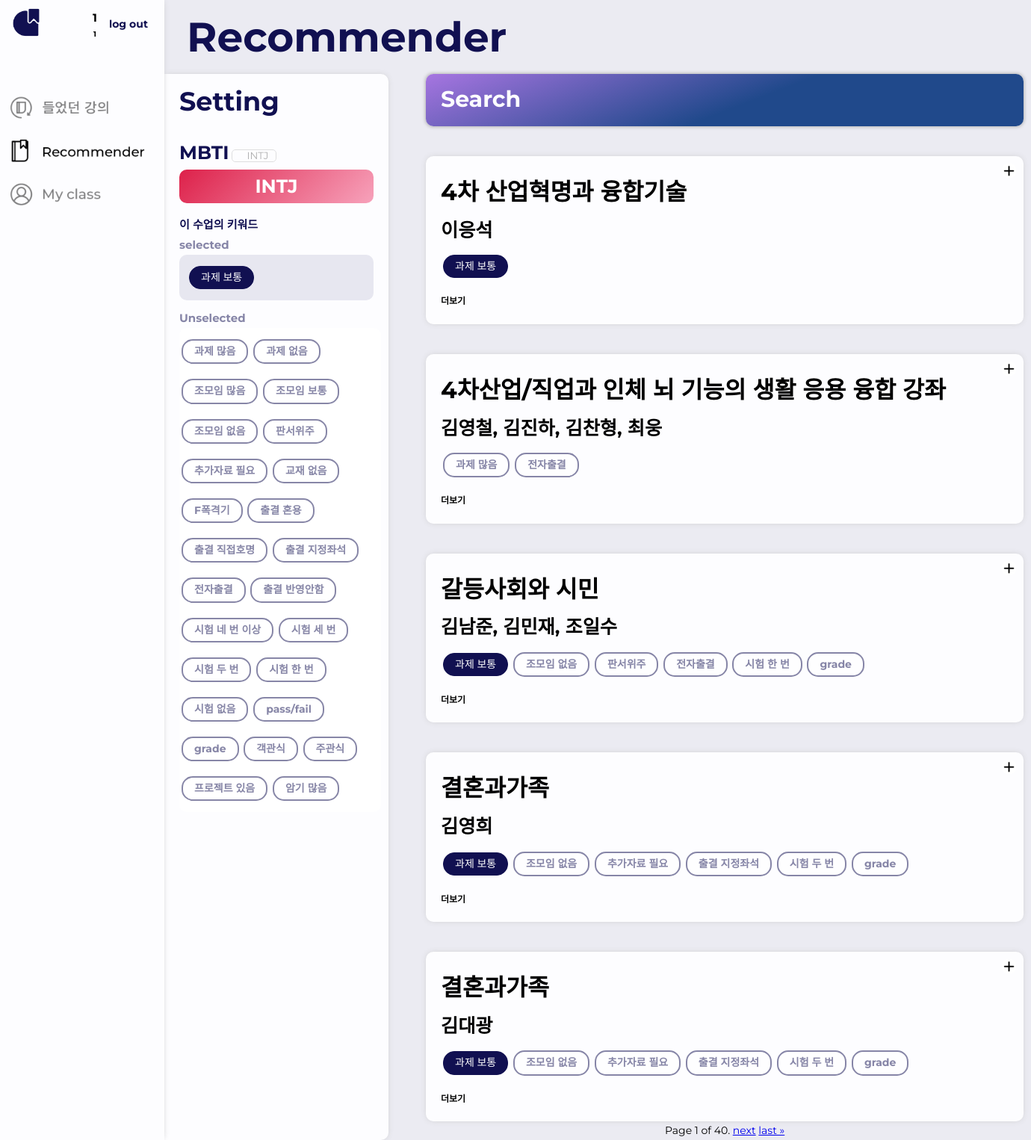
/class_rec_ver2 (signed in), run on the app's committed database.
### main/models.py (models this page shows, shortened)
class User(AbstractBaseUser):
    userid = models.TextField(max_length=20) # 계정
    username = models.TextField(max_length=20)
    user_number = models.TextField(max_length=10)
    mbti = models.TextField(max_length=4)
    objects = UserManager()
    USERNAME_FIELD = 'userid'
    REQUIRED_FIELDS = ['user_number']

class UserKeyword(models.Model):
    user_id = models.IntegerField()
    keyword_id = models.IntegerField()
    keyword = models.TextField(max_length=10)
    flag = models.IntegerField()

class Subject(models.Model):
    subj_id = models.IntegerField(unique=True)
    subj_name = models.TextField(max_length=20)
    category1 = models.TextField(max_length=10)
    category2 = models.TextField(max_length=10)
    prof_name = models.TextField(max_length=10)
    grading = models.TextField(max_length=100)
    time = models.TextField(max_length=20)
    room = models.TextField(max_length=10)

class SubjectKeyword(models.Model):
    keyword_id = models.IntegerField()
    keyword = models.TextField(max_length=10)

### main/views.py (the view, shortened to what this page needs)
# urls.py: path('class_rec_ver2', views.class_rec_ver2, name='class_rec_ver2'),
def class_rec_ver2(request):
    user = User.objects.get(userid=request.session['userid'])
    subjects_id = []
    subjects = Subject.objects.all().order_by('subj_name')
    try:  # 찜목록 안뜨게
        wishlist = get_list_or_404(WishList, user_id=user.id)
        for wish in wishlist:
            subjects = subjects.exclude(subj_id=wish.subj_id)
    except:
        pass
    user_keyword_list = []
    try:
        keywords = SubjectKeyword.objects.all()
        try:
            user_keyword_list = get_list_or_404(UserKeyword, user_id=user.id)
        except:
            pass
    except:
        pass
    keyword_name_list = []
    user_keyword = UserKeyword.objects.filter(user_id=user.id).filter(flag=1)
    for k in user_keyword:
        keyword_name_list.append(k.keyword)
    subj_keyword_list = []
    for subj in subjects:
        keywords = SubjectKeywords.objects.filter(subj_id=subj.subj_id).filter(value=1)
        li = []
        for k in keywords:
            li.append(SubjectKeyword.objects.get(keyword_id=k.keyword_id).keyword)
        subj_keyword_list.append(li)
    subj_and_keyword = list(zip(subjects, subj_keyword_list))
    if request.method == 'GET':
        print(request.GET.get('menu1', ''))
        if request.GET.get('menu1', '') == '':
            choice = 0
        else:
            choice = int(request.GET.get('menu1', ''))
        if request.GET.get('menu0', '') == '':
            menu4 = 0
        else:
            menu4 = int(request.GET.get('menu0', ''))
        menu1_list = ['전체', '일반교양', '확대교양', '심화교양']
        menu2_1 = ['전체', '인간과문화', '사회와역사', '자연과과학']
        menu2_2 = ['전체', '미래융복합', '국제화', '진로와취업', '예술과체육']
        menu2_3 = ['전체', '문학과문화', '역사와철학', '자연과생명', '기술과문명', '예술과체육']
        menu1 = menu1_list[choice]
        if request.GET.get('menu2', '') == '':
            m2 = 0
        else:
            m2 = int(request.GET.get('menu2', ''))
        if choice == 0:
            menu2 = '전체'
        elif choice == 1:
            menu2 = menu2_1[m2]
        elif choice == 2:
            menu2 = menu2_2[m2]
        elif choice == 3:
            menu2 = menu2_3[m2]
        for subject in subjects:
            subjects_id.append(subject.subj_id)
        recommend_subjects = []
        try:
            if menu4 != 0:
                print('만족도 기반')
                user_keywords = list(UserKeyword.objects.filter(user_id=user.id).values_list('keyword_id', 'flag'))
                user_keywords = [list(x) for x in user_keywords]
                ratings = list(UserSubject.objects.values_list('user_id', 'subj_id', 'rating'))
                ratings = [list(x) for x in ratings]
                goods_single = list(UserSubject.objects.filter(user_id=user.id).values_list('subj_id', 'good'))
                goods_single = [list(x) for x in goods_single]
                goods = list(UserSubject.objects.values_list('user_id', 'subj_id', 'good'))
                goods = [list(x) for x in goods]
                wish = list(WishList.objects.values_list('user_id', 'subj_id'))
                wish = [list(x) for x in wish]
                mbti = list(User.objects.values_list('id', 'mbti'))
                mbti = [list(x) for x in mbti]
                lecture = list(SubjectKeywords.objects.values_list('subj_id', 'keyword_id', 'value'))
                lecture = [list((x[0], x[1], 1)) if x[2] > 1 else list(x) for x in
                           lecture]  # if subjects_id.count(x[0]) > 0
                print(ratings)
                print(goods)
                '''predict(15, 200, 0)

                recommend_ = []'''
                alpha = [0.8, 0, 0, 0.2]
                if menu4 == 2:
                    print("유사 강의순")
                    alpha = [0.2, 0, 0, 0.8]
                ts, lecture_list = total_sim(goods, wish, ratings, lecture, alpha)
                if menu4 == 3:
                    user_keywords_wide = pd.DataFrame(user_keywords, columns=["keyword", "key"])
                    lecture_temp = pd.DataFrame(lecture, columns=["id", "keyword", "value"])
                    print(pre_lec(lecture_temp))
                    recommend_ = keyword_sort(user_keywords_wide, pre_lec(lecture_temp))
                    print(recommend_)
                else:
                    print(alpha)
                    user = user_input(goods_single, lecture_list)
                    recommend_ = recommend(ts, user)
                subj = Subject.objects.all()
                if menu1 != '전체':
                    subj = Subject.objects.filter(category1__contains=menu1).order_by('subj_name')
                    if menu2 != '전체':
                        subj = Subject.objects.filter(category2__contains=menu2).order_by('subj_name')
                try:
                    usersubjectlist = UserSubject.objects.filter(
                        user_id=User.objects.get(userid=request.session['userid']).id)
                    for usersubject in usersubjectlist:
                        subj = subj.exclude(subj_id=usersubject.subj_id)
                except:
                    pass
                subj_id_list = []
                subj_keyword_list = []
                for x in subj:
                    subj_id_list.append(x.subj_id)
                for i in recommend_:
                    if i in subj_id_list:
                        subj = Subject.objects.get(subj_id=i)
                        subj_keyword = SubjectKeywords.objects.filter(subj_id=i).filter(value=1)
                        li = []
                        for k in subj_keyword:
                            li.append(SubjectKeyword.objects.get(keyword_id=k.keyword_id).keyword)
                        subj_keyword_list.append(li)
                        recommend_subjects.append(subj)
                subj_and_keyword = list(zip(recommend_subjects, subj_keyword_list))
        except Exception as ex:
            print(ex.__str__())
            pass
        paginator = Paginator(subj_and_keyword, 5)
        page_number = request.GET.get('page')
        page_obj = paginator.get_page(page_number)
        return render(request, 'main/class_rec_ver2.html', {
            'user': User.objects.get(userid=request.session['userid']),
            'keyword_name_list': keyword_name_list,
            'subj_and_keyword': subj_and_keyword,
            'user_keyword_list': user_keyword_list,
            'page_obj': page_obj,
        })

### main/templates/main/class_rec_ver2.html (shortened to what this page needs)
{% load static %}
<html>
    <head>
        <LINK HREF="{% static 'main/css/ClassRecVer2.css' %}" rel="stylesheet" />
    </head>
    <body>
        <div class="all">
            <div class="menu_bar">
                <div class="profile">
                    <div class="profile_logo">
                        <img src="{% static 'main/img/main_logo.png' %}" width="40px" height='40px' >
                    </div>
                    <div class="profile_name">
                        <span style="font-size: 15px; font-weight: bold; ">{{ user.username }}</span><br>
                        <span style="font-size: 10px; font-weight: bold; opacity: 50; ">{{ user.user_number }}</span>
                    </div>
                    <div class="logout">
                        <a href="{% url 'main:logout' %}" >log out</a>
                    </div>
                </div>
                <ul class="menu_list" >
                    <li class="menu_button" >
                        <A href="{% url 'main:pre_lec_ver2' %}" >
                            <img src="{% static 'main/img/들었던강의.png' %}" width="200" height='40' >
                        </A>
                    </li>
                    <li class="menu_button_thisPage">
                        <A href="{% url 'main:class_rec_ver2' %}"  >
                            <img src="{% static 'main/img/recommender.png' %}" width="200" height='40' >
                        </A>
                    </li>
                    <li class="menu_button">
                        <A href="{% url 'main:my_class_ver2' %}" >
                            <img src="{% static 'main/img/my_class.png' %}" width="200" height='40' >
                        </A>
                    </li>
                </ul>
            </div>
            <div class="container" >
                <div class="page_title">
                    <span style="font-size: 55px; font-weight: bold; ">Recommender</span>
                </div>
                <div class="content_container">
                    <div class="setting_container">
                        <div class="setting_title">
                            <span style="font-size: 35px; font-weight: bold; ">Setting</span>
                        </div>
                        <div class="mbti_window">
                            <span style="font-size: 25px; font-weight: bold; ">MBTI</span>
                            <select name='mbti' class="mbtiSelect" onchange="changeMbti(false)">
                                <option value='0'>INTJ</option>
                            </select>
                            <br>
                            <div class="mbtiframe" id="mbtiframeRed">
                                <form id="mbti_form" action="class_rec_ver2/mbti" method="post"> {% csrf_token %}
                                    <div class="mymbti" style="font-size: 25px; font-weight: bold; position: relative; text-align: center;">INTJ</div>
                                </form>
                            </div>
                        </div>
                        <div class="keyword_window">
                            <span style="font-size: 15px; font-weight: bold; ">이 수업의 키워드</span><br>
                            <span style="font-size: 15px; font-weight: bold; opacity: 0.5; ">selected</span>
                            <div class="selected_keyword_window">
                                {% for keyword in user_keyword_list %}
                                    {% if keyword.flag == 1 %}
                                        <div id='selected_keyword' class="selected_keyword_button" key="{{keyword.keyword_id}}">{{ keyword.keyword }}</div>
                                {% endif %}
                                {% endfor %}
                            </div>
                            <span style="font-size: 15px; font-weight: bold; opacity: 0.5; ">Unselected</span>
                            <div class="unselected_keyword_window">
                                {% for keyword in user_keyword_list %}
                                    {% if keyword.flag == 0 %}
                                        <div id='unselected_keyword' class="unselected_keyword_button" key="{{keyword.keyword_id}}">{{ keyword.keyword }}</div>
                                    {% endif %}
                                {% endfor %}
                            </div>
                        </div>
                    </div>
                    <div class="search_container">
                        <div class="search_window" onclick="showPopup()">
                            <div class="search_title" >
                                <span style="font-size: 30px; font-weight: bold; ">Search</span>
                            </div>
                            <div class="classTypeFrame">
                            </div>
                        </div>
                        {% for subject, keywords in page_obj %}
                            <div class="class_window">
                                <div class="class_basic_window">
                                    <div class="class_name_window">
                                        <span style="font-size: 2.25rem; font-weight: bold; ">{{subject.subj_name}}</span><br>
                                        <span style="font-size: 1.8rem; font-weight: bold; ">{{subject.prof_name}}</span>
                                        <div class="class_keyword_window">
                                            {% for keyword in keywords %}
                                                {% if keyword in keyword_name_list %}
                                                    <div class="selected_keyword_show">{{ keyword }}</div>
                                                {% else %}
                                                    <div class="unselected_keyword_show">{{ keyword }}</div>
                                                {% endif%}
                                            {% endfor %}
                                        </div>
                                    </div>
                                    <div class="class_button_window">
                                        <div class="plus_button" >
                                            <a href="./class_rec_ver2/wish/{{ subject.subj_id }}"><img src="{% static 'main/img/plus.png'%}" width="15" height="15"></a>
                                        </div>
                                    </div>
                                </div>
                                <div class="class_more_window">
                                    <div class="more_button" onclick="moreshow({{ subject.subj_id }})" >
                                        <span style="font-size: 12px; font-weight: bold; "> 더보기</span>
                                    </div>
                                </div>
                            </div>
                        {% endfor %}
                         <div class="pagination" style="margin-left:40%;">
                            <span class="step-links">
                                <span class="current">
                                    Page {{ page_obj.number }} of {{ page_obj.paginator.num_pages }}.
                                </span>
                                {% if page_obj.has_next %}
                                    <a href="?page={{ page_obj.next_page_number }}&menu4={{ get.menu4 }}&menu={{ get.menu }}&menu0={{ get.menu0 }}&menu1={{ get.menu1 }}&menu2={{ get.menu2 }}&menu3={{ get.menu3 }}&keyword={{ get.keyword }}">next</a>
                                    <a href="?page={{ page_obj.paginator.num_pages }}&menu4={{ get.menu4 }}&menu={{ get.menu }}&menu0={{ get.menu0 }}&menu1={{ get.menu1 }}&menu2={{ get.menu2 }}&menu3={{ get.menu3 }}&keyword={{ get.keyword }}">last &raquo;</a>
                                {% endif %}
                            </span>
                        </div>
                    </div>
                </div>
            </div>
        </div>
    </body>
</html>

### data on the page
User: username "1", user_number "1"
UserKeyword: keyword "과제 보통"
UserKeyword: keyword "과제 많음"
UserKeyword: keyword "과제 없음"
UserKeyword: keyword "조모임 많음"
UserKeyword: keyword "조모임 보통"
UserKeyword: keyword "조모임 없음"
UserKeyword: keyword "판서위주"
UserKeyword: keyword "추가자료 필요"
UserKeyword: keyword "교재 없음"
UserKeyword: keyword "F폭격기"
UserKeyword: keyword "출결 혼용"
UserKeyword: keyword "출결 직접호명"
UserKeyword: keyword "출결 지정좌석"
UserKeyword: keyword "전자출결"
UserKeyword: keyword "출결 반영안함"
UserKeyword: keyword "시험 네 번 이상"
UserKeyword: keyword "시험 세 번"
UserKeyword: keyword "시험 두 번"
UserKeyword: keyword "시험 한 번"
UserKeyword: keyword "시험 없음"
UserKeyword: keyword "pass/fail"
UserKeyword: keyword "grade"
UserKeyword: keyword "객관식"
UserKeyword: keyword "주관식"
UserKeyword: keyword "프로젝트 있음"
UserKeyword: keyword "암기 많음"
Subject: subj_name "4차 산업혁명과 융합기술", prof_name "이응석"
SubjectKeyword: keywords "과제 보통" "과제 보통" "과제 보통" "과제 보통"
Subject: subj_name "4차산업/직업과 인체 뇌 기능의 생활 응용 융합 강좌", prof_name "김영철, 김진하, 김찬형, 최웅"
SubjectKeyword: keywords "과제 많음"
SubjectKeyword: keywords "전자출결" "전자출결"
Subject: subj_name "갈등사회와 시민", prof_name "김남준, 김민재, 조일수"
SubjectKeyword: keywords "조모임 없음" "조모임 없음" "조모임 없음"
SubjectKeyword: keywords "판서위주"
SubjectKeyword: keywords "시험 한 번"
SubjectKeyword: keywords "grade" "grade" "grade"
Subject: subj_name "결혼과가족", prof_name "김영희"
SubjectKeyword: keywords "추가자료 필요" "추가자료 필요"
SubjectKeyword: keywords "출결 지정좌석" "출결 지정좌석"
SubjectKeyword: keywords "시험 두 번" "시험 두 번"
Subject: subj_name "결혼과가족", prof_name "김대광"

### other printed values
{{ page_obj.number }} "1"
{{ page_obj.paginator.num_pages }} "40"
